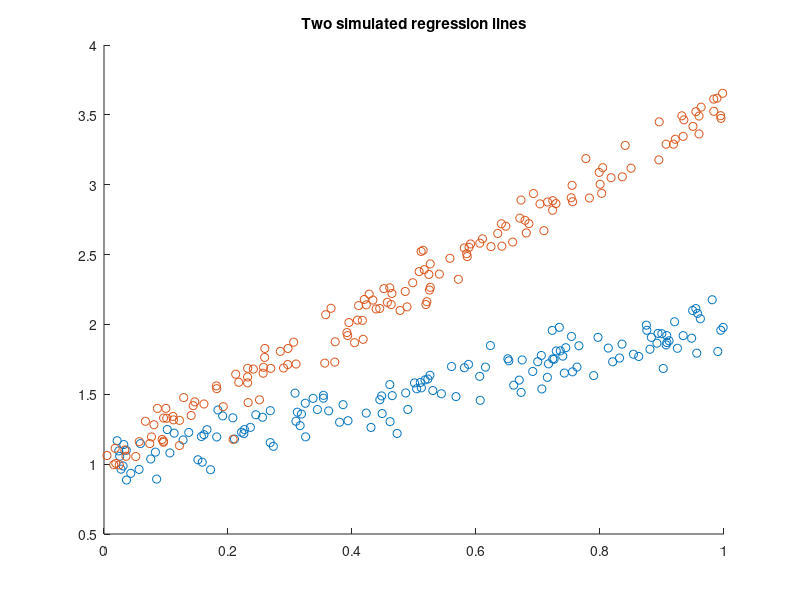

This figure's MATLAB source: (Note: this script raises an error after producing the figure.)
load tempfileWS
% In this case the two groups have roughly the same size (n1=140 and n2=150)
close all
rng(2);
b1=[1 1];
b2=[1 2.6];
n1=140;
n2=150;
s1=0.1;
s2=0.1;
X1=rand(n1,1);
X2=rand(n2,1);
y1=randn(n1,1)*s1+b1(1)+b1(2)*X1;
y2=randn(n2,1)*s2+b2(1)+b2(2)*X2;
hold('on')
plot(X1,y1,'o');
plot(X2,y2,'o');
title('Two simulated regression lines')
y=[y1;y2];
X=[X1;X2];
figure
% parfor of Parallel Computing Toolbox is used (if present in current
% computer) and pool is not cleaned after
% the execution of the random starts
% The number of workers which is used is the one specified
% in the local/current profile
[out]=FSRmdrrs(y,X,'constr','','nsimul',100,'init',10,'plots',1,'cleanpool',false);
disp('The two peaks in the trajectories of minimum deletion residual (mdr).')
disp('clearly show the presence of two groups.')
disp('The decrease after the peak in the trajectories of mdr is due to the masking effect.')
close all
save tempfileWS